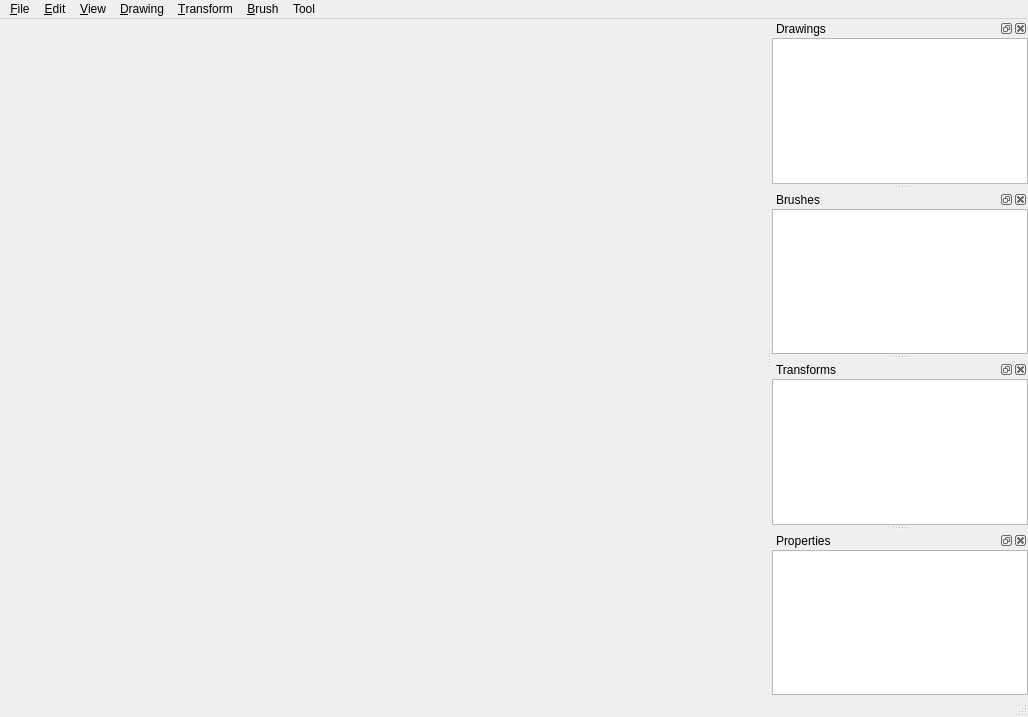
<?xml version="1.0" encoding="UTF-8"?>
<ui version="4.0">
 <class>MainWindow</class>
 <widget class="QMainWindow" name="MainWindow">
  <property name="geometry">
   <rect>
    <x>0</x>
    <y>0</y>
    <width>1028</width>
    <height>717</height>
   </rect>
  </property>
  <property name="windowTitle">
   <string>ImagingS</string>
  </property>
  <property name="dockNestingEnabled">
   <bool>true</bool>
  </property>
  <property name="dockOptions">
   <set>QMainWindow::AllowNestedDocks|QMainWindow::AllowTabbedDocks|QMainWindow::AnimatedDocks</set>
  </property>
  <widget class="QWidget" name="centralwidget">
   <layout class="QGridLayout" name="gridLayout">
    <property name="leftMargin">
     <number>0</number>
    </property>
    <property name="topMargin">
     <number>0</number>
    </property>
    <property name="rightMargin">
     <number>0</number>
    </property>
    <property name="bottomMargin">
     <number>0</number>
    </property>
   </layout>
  </widget>
  <widget class="QMenuBar" name="mnbWindow">
   <property name="geometry">
    <rect>
     <x>0</x>
     <y>0</y>
     <width>1028</width>
     <height>26</height>
    </rect>
   </property>
   <widget class="QMenu" name="mnuFile">
    <property name="title">
     <string>&amp;File</string>
    </property>
    <addaction name="actNew"/>
    <addaction name="actOpen"/>
    <addaction name="separator"/>
    <addaction name="actSave"/>
    <addaction name="actSaveAs"/>
    <addaction name="separator"/>
    <addaction name="actExport"/>
    <addaction name="separator"/>
    <addaction name="actClose"/>
    <addaction name="separator"/>
    <addaction name="actAbout"/>
    <addaction name="actQuit"/>
   </widget>
   <widget class="QMenu" name="mnuEdit">
    <property name="title">
     <string>&amp;Edit</string>
    </property>
   </widget>
   <widget class="QMenu" name="mnuView">
    <property name="title">
     <string>&amp;View</string>
    </property>
    <addaction name="actViewVisual"/>
    <addaction name="actViewCode"/>
    <addaction name="separator"/>
   </widget>
   <widget class="QMenu" name="mnuBrush">
    <property name="title">
     <string>&amp;Brush</string>
    </property>
    <addaction name="actBrushSolid"/>
   </widget>
   <widget class="QMenu" name="mnuTool">
    <property name="title">
     <string>Tool</string>
    </property>
   </widget>
   <widget class="QMenu" name="mnuTransform">
    <property name="title">
     <string>&amp;Transform</string>
    </property>
   </widget>
   <widget class="QMenu" name="mnuDrawing">
    <property name="title">
     <string>&amp;Drawing</string>
    </property>
   </widget>
   <addaction name="mnuFile"/>
   <addaction name="mnuEdit"/>
   <addaction name="mnuView"/>
   <addaction name="mnuDrawing"/>
   <addaction name="mnuTransform"/>
   <addaction name="mnuBrush"/>
   <addaction name="mnuTool"/>
  </widget>
  <widget class="QStatusBar" name="stbMain"/>
  <widget class="QDockWidget" name="dwgDrawings">
   <property name="allowedAreas">
    <set>Qt::LeftDockWidgetArea|Qt::RightDockWidgetArea</set>
   </property>
   <property name="windowTitle">
    <string>Drawings</string>
   </property>
   <attribute name="dockWidgetArea">
    <number>2</number>
   </attribute>
   <widget class="QWidget" name="wgDrawings">
    <layout class="QVBoxLayout" name="verticalLayout">
     <property name="spacing">
      <number>0</number>
     </property>
     <property name="leftMargin">
      <number>0</number>
     </property>
     <property name="topMargin">
      <number>0</number>
     </property>
     <property name="rightMargin">
      <number>0</number>
     </property>
     <property name="bottomMargin">
      <number>0</number>
     </property>
     <item>
      <widget class="QTreeView" name="trvDrawings">
       <property name="contextMenuPolicy">
        <enum>Qt::ActionsContextMenu</enum>
       </property>
       <addaction name="actDrawingRemove"/>
       <addaction name="actDrawingClear"/>
      </widget>
     </item>
    </layout>
   </widget>
  </widget>
  <widget class="QDockWidget" name="dwgBrushes">
   <property name="allowedAreas">
    <set>Qt::LeftDockWidgetArea|Qt::RightDockWidgetArea</set>
   </property>
   <property name="windowTitle">
    <string>Brushes</string>
   </property>
   <attribute name="dockWidgetArea">
    <number>2</number>
   </attribute>
   <widget class="QWidget" name="wgBrushes">
    <layout class="QVBoxLayout" name="verticalLayout">
     <property name="spacing">
      <number>0</number>
     </property>
     <property name="leftMargin">
      <number>0</number>
     </property>
     <property name="topMargin">
      <number>0</number>
     </property>
     <property name="rightMargin">
      <number>0</number>
     </property>
     <property name="bottomMargin">
      <number>0</number>
     </property>
     <item>
      <widget class="QListView" name="trvBrushes">
       <property name="contextMenuPolicy">
        <enum>Qt::ActionsContextMenu</enum>
       </property>
       <addaction name="actBrushRemove"/>
       <addaction name="actBrushClear"/>
      </widget>
     </item>
    </layout>
   </widget>
  </widget>
  <widget class="QDockWidget" name="dwgTransforms">
   <property name="allowedAreas">
    <set>Qt::LeftDockWidgetArea|Qt::RightDockWidgetArea</set>
   </property>
   <property name="windowTitle">
    <string>Transforms</string>
   </property>
   <attribute name="dockWidgetArea">
    <number>2</number>
   </attribute>
   <widget class="QWidget" name="wgTransforms">
    <layout class="QVBoxLayout" name="verticalLayout">
     <property name="spacing">
      <number>0</number>
     </property>
     <property name="leftMargin">
      <number>0</number>
     </property>
     <property name="topMargin">
      <number>0</number>
     </property>
     <property name="rightMargin">
      <number>0</number>
     </property>
     <property name="bottomMargin">
      <number>0</number>
     </property>
     <item>
      <widget class="QTreeView" name="trvTransforms">
       <property name="contextMenuPolicy">
        <enum>Qt::ActionsContextMenu</enum>
       </property>
       <property name="editTriggers">
        <set>QAbstractItemView::NoEditTriggers</set>
       </property>
       <addaction name="actTransformRemove"/>
       <addaction name="actTransformClear"/>
      </widget>
     </item>
    </layout>
   </widget>
  </widget>
  <widget class="QDockWidget" name="dwgProperties">
   <property name="allowedAreas">
    <set>Qt::LeftDockWidgetArea|Qt::RightDockWidgetArea</set>
   </property>
   <property name="windowTitle">
    <string>Properties</string>
   </property>
   <attribute name="dockWidgetArea">
    <number>2</number>
   </attribute>
   <widget class="QWidget" name="wgProperties">
    <layout class="QVBoxLayout" name="verticalLayout">
     <property name="spacing">
      <number>0</number>
     </property>
     <property name="leftMargin">
      <number>0</number>
     </property>
     <property name="topMargin">
      <number>0</number>
     </property>
     <property name="rightMargin">
      <number>0</number>
     </property>
     <property name="bottomMargin">
      <number>0</number>
     </property>
     <item>
      <widget class="QTreeView" name="trvProperties"/>
     </item>
    </layout>
   </widget>
  </widget>
  <action name="actNew">
   <property name="text">
    <string>&amp;New</string>
   </property>
   <property name="shortcut">
    <string>Ctrl+N</string>
   </property>
  </action>
  <action name="actOpen">
   <property name="text">
    <string>&amp;Open</string>
   </property>
   <property name="shortcut">
    <string>Ctrl+O</string>
   </property>
  </action>
  <action name="actSave">
   <property name="text">
    <string>&amp;Save</string>
   </property>
   <property name="shortcut">
    <string>Ctrl+S</string>
   </property>
  </action>
  <action name="actSaveAs">
   <property name="text">
    <string>Save As</string>
   </property>
   <property name="shortcut">
    <string>Ctrl+Shift+S</string>
   </property>
  </action>
  <action name="actExport">
   <property name="text">
    <string>&amp;Export</string>
   </property>
  </action>
  <action name="actClose">
   <property name="text">
    <string>&amp;Close</string>
   </property>
   <property name="shortcut">
    <string>Ctrl+F4</string>
   </property>
  </action>
  <action name="actAbout">
   <property name="text">
    <string>About</string>
   </property>
  </action>
  <action name="actQuit">
   <property name="text">
    <string>&amp;Quit</string>
   </property>
  </action>
  <action name="actUndo">
   <property name="text">
    <string>Undo</string>
   </property>
   <property name="shortcut">
    <string>Ctrl+Z</string>
   </property>
  </action>
  <action name="actRedo">
   <property name="text">
    <string>Redo</string>
   </property>
   <property name="shortcut">
    <string>Ctrl+Y</string>
   </property>
  </action>
  <action name="actDrawingRemove">
   <property name="text">
    <string>Remove</string>
   </property>
  </action>
  <action name="actDrawingClear">
   <property name="text">
    <string>Clear</string>
   </property>
  </action>
  <action name="actBrushSolid">
   <property name="text">
    <string>Solid</string>
   </property>
  </action>
  <action name="actBrushRemove">
   <property name="text">
    <string>Remove</string>
   </property>
  </action>
  <action name="actBrushClear">
   <property name="text">
    <string>Clear</string>
   </property>
  </action>
  <action name="actTransformRemove">
   <property name="text">
    <string>Remove</string>
   </property>
  </action>
  <action name="actTransformClear">
   <property name="text">
    <string>Clear</string>
   </property>
  </action>
  <action name="actViewVisual">
   <property name="checkable">
    <bool>true</bool>
   </property>
   <property name="text">
    <string>Visual</string>
   </property>
   <property name="shortcut">
    <string>Ctrl+Shift+V</string>
   </property>
  </action>
  <action name="actViewCode">
   <property name="checkable">
    <bool>true</bool>
   </property>
   <property name="text">
    <string>Code</string>
   </property>
   <property name="shortcut">
    <string>Ctrl+Shift+C</string>
   </property>
  </action>
  <action name="actDrawingsRefresh">
   <property name="text">
    <string>Refresh</string>
   </property>
  </action>
  <action name="actTransformsRefresh">
   <property name="text">
    <string>Refresh</string>
   </property>
  </action>
  <action name="actBrushesRefresh">
   <property name="text">
    <string>Refresh</string>
   </property>
  </action>
  <action name="actPropertiesRefresh">
   <property name="text">
    <string>Refresh</string>
   </property>
  </action>
 </widget>
 <resources/>
 <connections/>
</ui>
